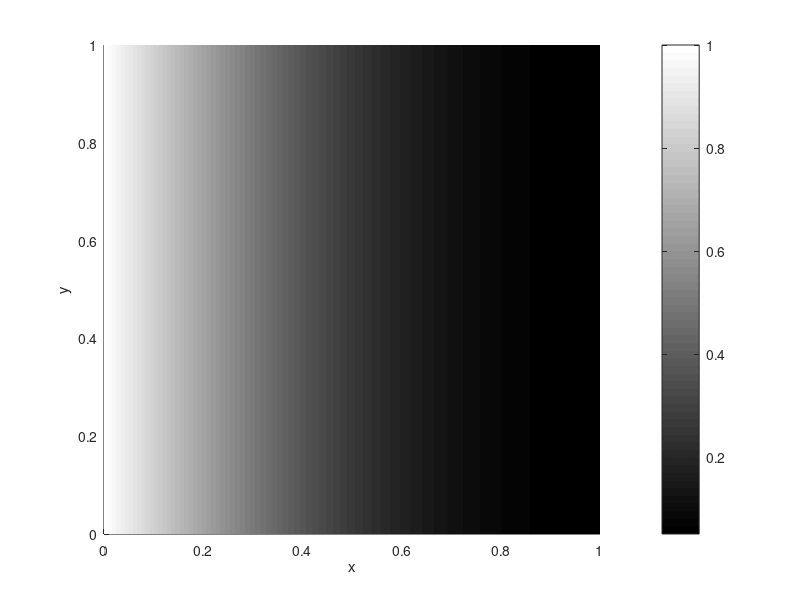

MATLAB code to generate this figure:
clear all;
close all;

L = 1;
x = 0:0.001:1;
y = 0:0.5:L;
[X,Y] = meshgrid(x,y);

% truncation of eigenvalue expansion
N = 50;
M = 50;

% coefficients
a_m = @(m) m*pi/L;
b_n = @(n) (2*n-1)*pi/2;
bm = @(m) 4*sin(a_m(m)*L)/((2*L-sin(2*a_m(m)*L))*a_m(m));
bmn = @(m,n) bm(m)*(cos(b_n(n))-1)/((0.5-sin(2*b_n(n))/(4*b_n(n)))*b_n(n));
b0n = @(n) (cos(b_n(n))-1)/((0.5-sin(2*b_n(n))/(4*b_n(n)))*b_n(n));

% time step for evaluation
t = 0.1;

%% compute section
T1=0; 
for n = 1 : N
    T1 = T1 + b0n(n)*exp(-(b_n(n)^2*t)).*sin(b_n(n).*X);
end
T2 = 0;
for m = 1 : N
    T3 = bm(m);
    for n = 1 : N
        T3 = T3 + (b_n(n)^2*exp(-(b_n(n)^2+a_m(m)^2)*t)+a_m(m)^2)/(b_n(n)^2+a_m(m)^2)*bmn(m,n)*sin(b_n(n).*X);
    end
    T2 = T2 + T3.*cos(a_m(m).*Y);
end

T = 1 + T1 + T2;

surf(X,Y,T);

axis([0 1 0 L 0 1])
xlabel('x');
ylabel('y');
zlabel('T');
drawnow;
colormap gray
colorbar
shading interp
view(2)
